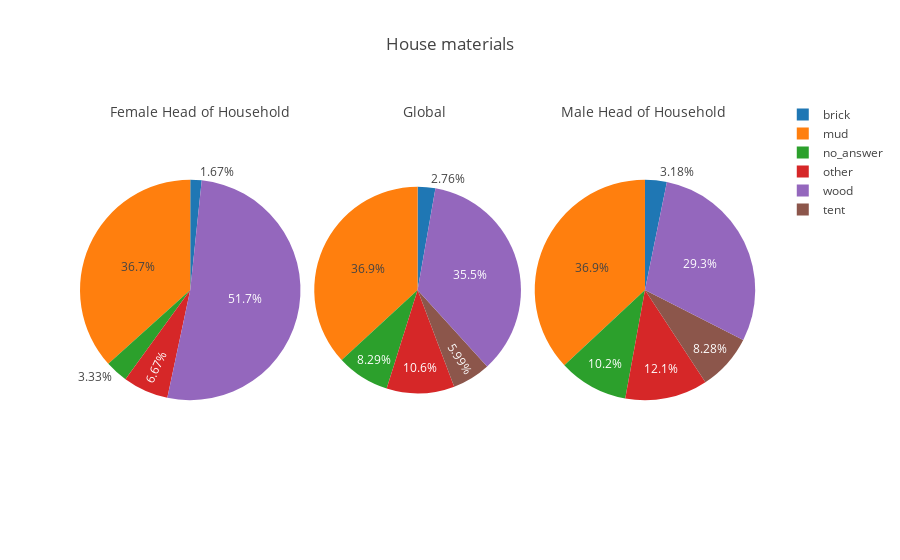
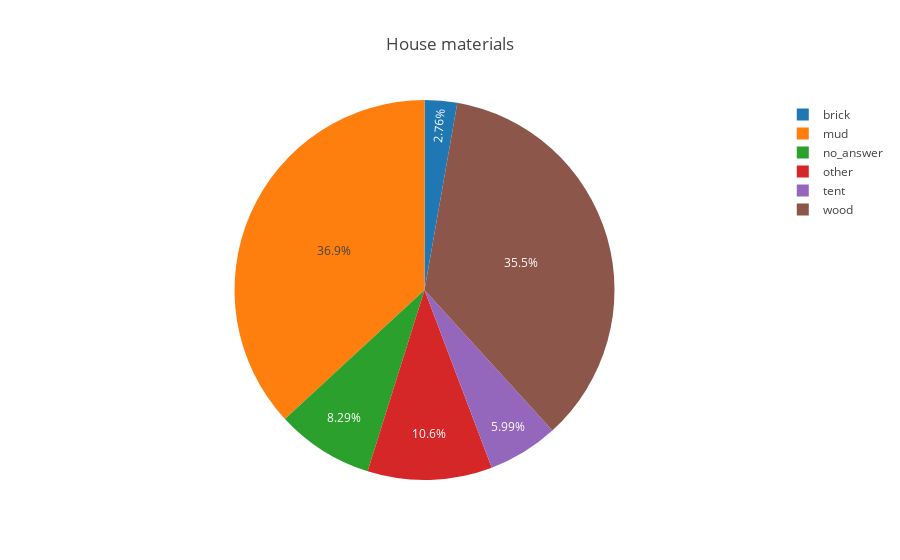

The code cell stored with these charts, in order, in its notebook:
### Code cell
#hey = reg_survey.groupby(['village', 'house_material']).size()

#house_materials_df = pd.DataFrame(index=house_materials_index, columns=villages, data=[house_materials_general])
#print house_materials_df

create_graphs_HoHH(lambda x: pd.crosstab(x.village, x.house_material),
                 lambda x: x.sum().values,
                 lambda x: x.columns.values,
                   lambda x: x.sum().sum(),
                 "House materials")

create_pie_graph(reg_survey.groupby('house_material').size(), "House materials")

fig_house_materials2 = {
    "layout": {
        "title": {
            "font": {
                    "size": 20
            },
            "text": "House materials"
        }
    },
    "data": []
}

house_materials_df = pd.crosstab(reg_survey.village, reg_survey.house_material)
#print range(len(villages_dict['en'].keys())-1)
#print house_materials_df
#for i in range(len(villages_dict['en'].keys())):
#    x = .2*(i%5)
#    y = 0.35*(i/5)
#    fig_house_materials2['data'].append(
#        {
#
#            "values": house_materials_df.iloc[i-1].values,
#            "labels": house_materials_df.columns.values,
#             "domain": {
#                "x": [x, x+.18],
#                 "y": [y, y+.3]
#            },
#            "type": "pie",
#            "sort": False
#        })
#
#iplot(fig_house_materials2)

### Figure 1 — Plotly figure (JSON) as saved in the notebook; plotly's stock layout.template omitted (floating-point values rounded to 4 significant figures)
{"data": [{"domain": {"x": [0, 0.32]}, "labels": ["brick", "mud", "no_answer", "other", "wood"], "sort": false, "type": "pie", "values": [1, 22, 2, 4, 31]}, {"domain": {"x": [0.34, 0.64]}, "labels": ["brick", "mud", "no_answer", "other", "tent", "wood"], "sort": false, "type": "pie", "values": [6, 80, 18, 23, 13, 77]}, {"domain": {"x": [0.66, 0.98]}, "labels": ["brick", "mud", "no_answer", "other", "tent", "wood"], "sort": false, "type": "pie", "values": [5, 58, 16, 19, 13, 46]}], "layout": {"annotations": [{"font": {"size": 14}, "showarrow": false, "text": "Female Head of Household", "x": 0.04, "y": 1}, {"font": {"size": 14}, "showarrow": false, "text": "Global", "x": 0.5, "y": 1}, {"font": {"size": 14}, "showarrow": false, "text": "Male Head of Household", "x": 0.94, "y": 1}], "title": "House materials"}}

### Figure 2 — Plotly figure (JSON) as saved in the notebook; plotly's stock layout.template omitted (floating-point values rounded to 4 significant figures)
{"data": [{"labels": ["brick", "mud", "no_answer", "other", "tent", "wood"], "sort": false, "type": "pie", "values": [6, 80, 18, 23, 13, 77]}], "layout": {"title": "House materials"}}
